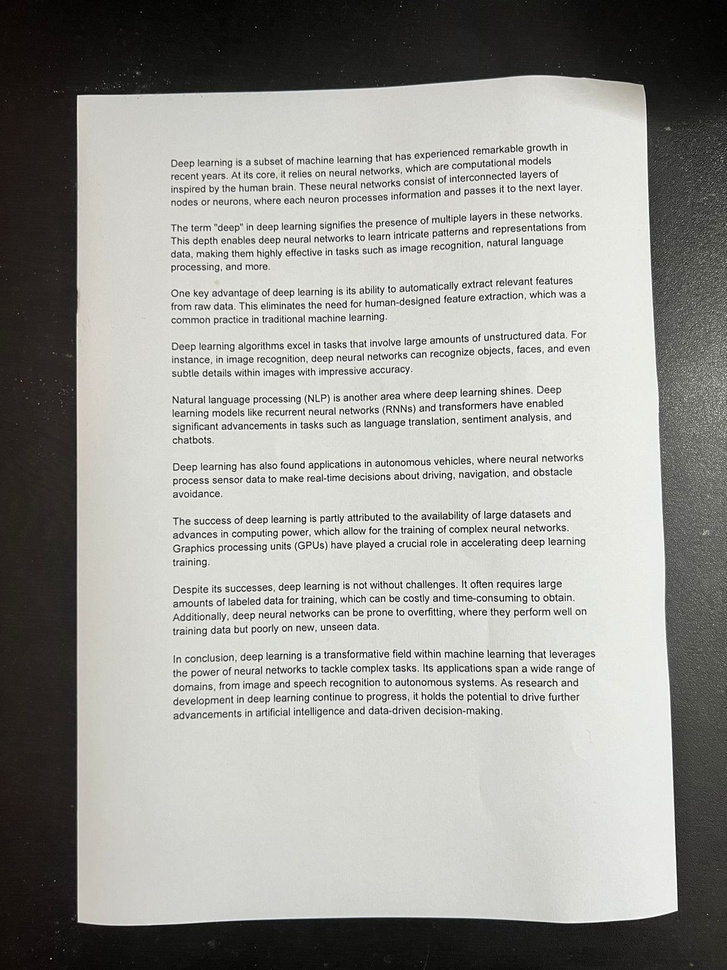
#> input picture Original Input Images/Chapter 12/document.jpg, 727 x 970 px, shrunk from 1200 x 1600 before the run, found by its file name
$ python 'Document scanning and OCR using OpenCV.py'
#> lines starting #> are read from the running program, lines starting #| are printed output that depends on the picture; after the words box and inside, x2 and y2 are one past the last pixel; in counts of white or black regions, pixels touching at a corner belong together
# -*- coding: utf-8 -*-
"""
Created on Mon Sep  4 18:16:01 2023

@author: ayush
"""


import cv2
import numpy as np
import pytesseract

img = cv2.imread('document.jpg')
#> img is the input picture: shape (970, 727, 3); mean B, G, R 152.3, 156.8, 157

height, width, channels = img.shape
#> height = 970; width = 727; channels = 3

gray_img = cv2.cvtColor(img.copy(),cv2.COLOR_BGR2GRAY)
blur_img = cv2.GaussianBlur(gray_img,(5,5),0)
edged_img = cv2.Canny(blur_img,75,200)
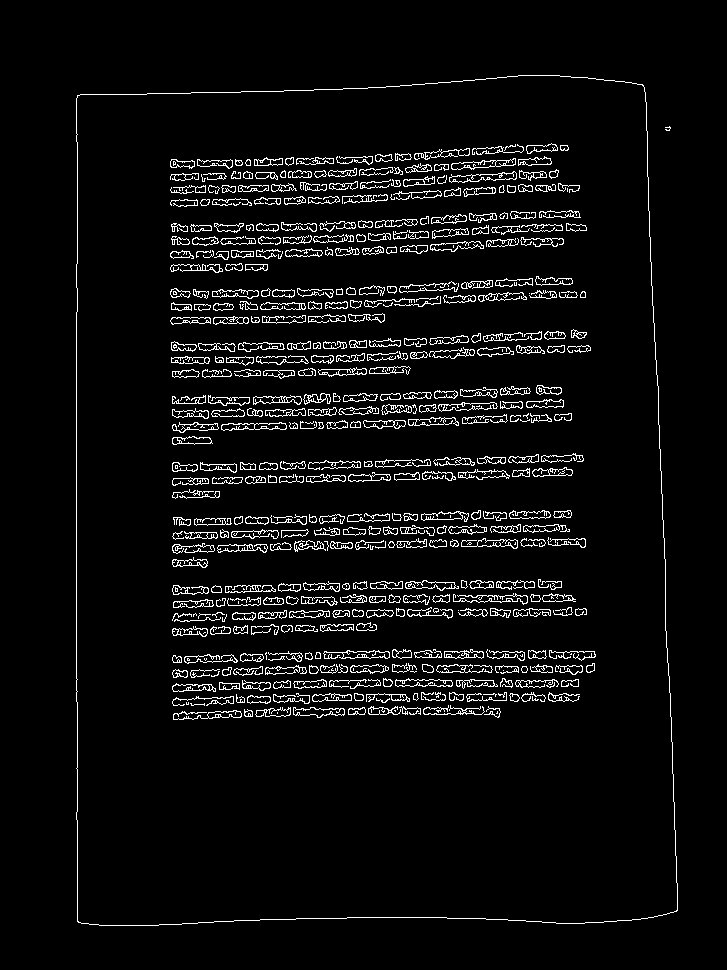
#> edged_img: shape (970, 727); 5.1% white in thin lines or dots, all inside (x1, y1, x2, y2) = (76, 75, 678, 926)
cv2.imwrite('edged.jpg',edged_img)
cv2.waitKey(0)

# Find Contours In Image
contours, hierarchy = cv2.findContours(edged_img,cv2.RETR_TREE, cv2.CHAIN_APPROX_NONE)
#> contours = 1094 contours, 506 with area under 20; largest, box (x1, y1, x2, y2) and area: (76, 75, 678, 926) 487758, (76, 75, 678, 926) 487754, (449, 171, 517, 183) 380, (451, 158, 516, 170) 363, (221, 422, 287, 431) 354

# Find Biggest Contour
areas = [cv2.contourArea(c) for c in contours]
#> areas = 1094 values, max 487758.5 at index 1, min 0 at index 24, mean 944.7
max_index = np.argmax(areas)
#> max_index = 1
print(max_index)
#| 1

# Find approxPoly Of Biggest Contour
epsilon = 0.1 * cv2.arcLength(contours[max_index], True)
#> epsilon = 286.3
approx = cv2.approxPolyDP(contours[max_index], epsilon, True)
#> approx = [[642, 84], [77, 95], [78, 922], [677, 910]]

# Crop The Image To approxPoly
pts1 = np.float32(approx)
#> pts1 = [[642, 84], [77, 95], [78, 922], [677, 910]]
pts2 = np.float32([[0, 0], [width, 0], [width, height], [0, height]])
#> pts2 = [[0, 0], [727, 0], [727, 970], [0, 970]]
matrix = cv2.getPerspectiveTransform(pts1, pts2)
#> matrix = [[-1.29, 0.0549, 826.6], [0.0244, 1.25, -120.8], [7.4e-07, 7.33e-05, 1]]
result = cv2.warpPerspective(img, matrix, (width, height))
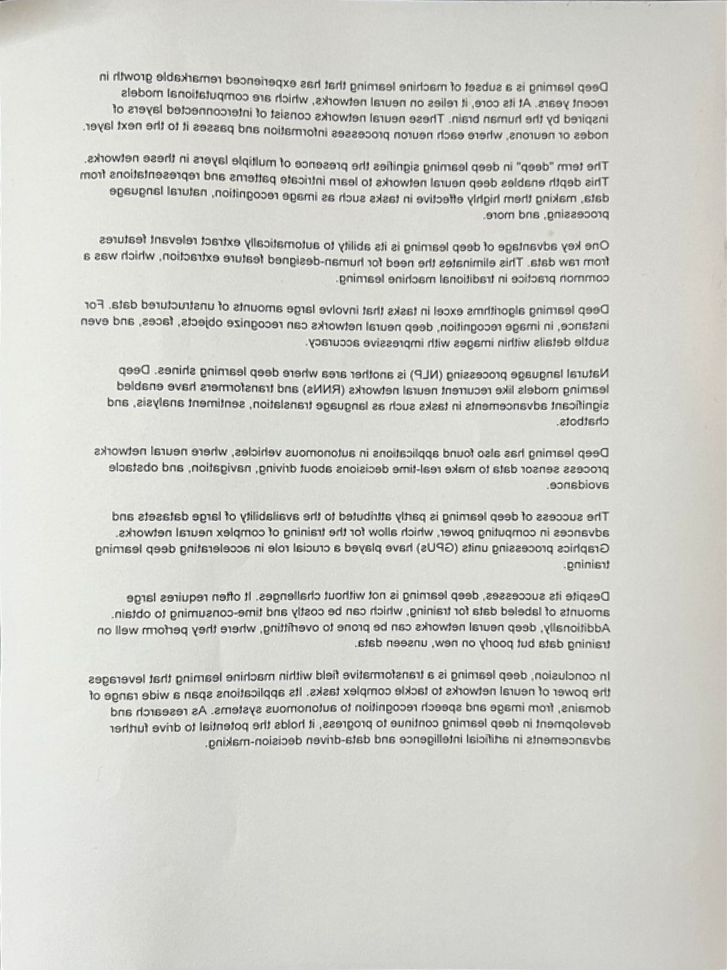
#> result: shape (970, 727, 3); mean B, G, R 203.3, 208.7, 208.2

flip = cv2.flip(result, 1) # Flip Image
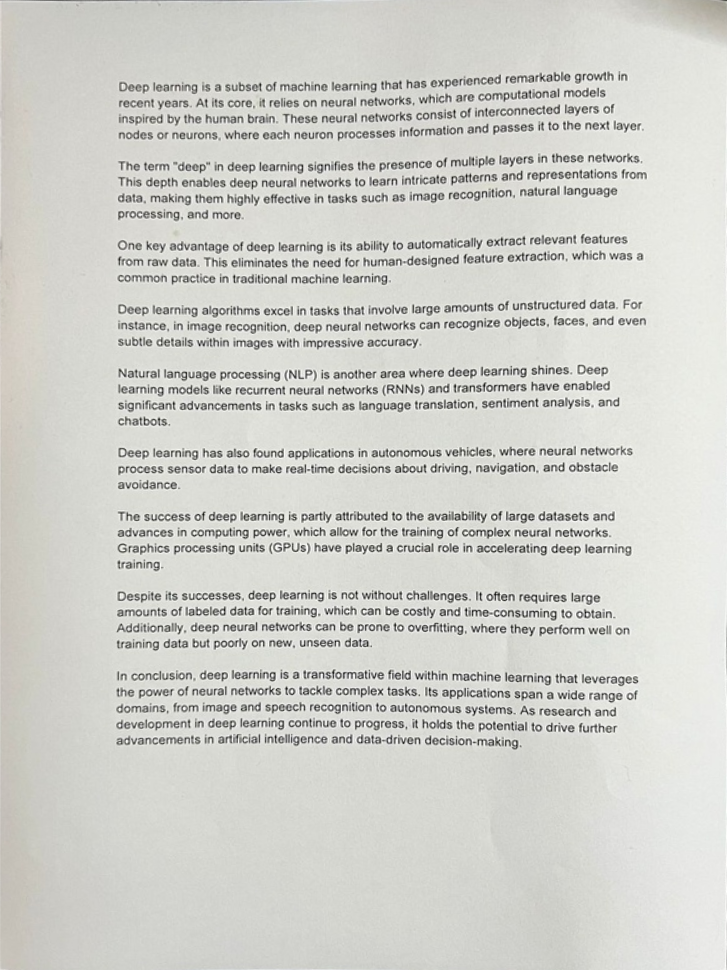
#> flip: shape (970, 727, 3); mean B, G, R 203.3, 208.7, 208.2
# flip = cv2.rotate(flip, cv2.ROTATE_90_CLOCKWISE) # Rotate Image

cv2.imwrite('warp.jpg',flip)

cv2.waitKey(0)
cv2.destroyAllWindows()

# Set the Tesseract executable path
pytesseract.pytesseract.tesseract_cmd = r'C:/Program Files/Tesseract-OCR/tesseract.exe'

# Use Tesseract to extract text
#> (the run stopped early here; a loop or call above may not have finished)
